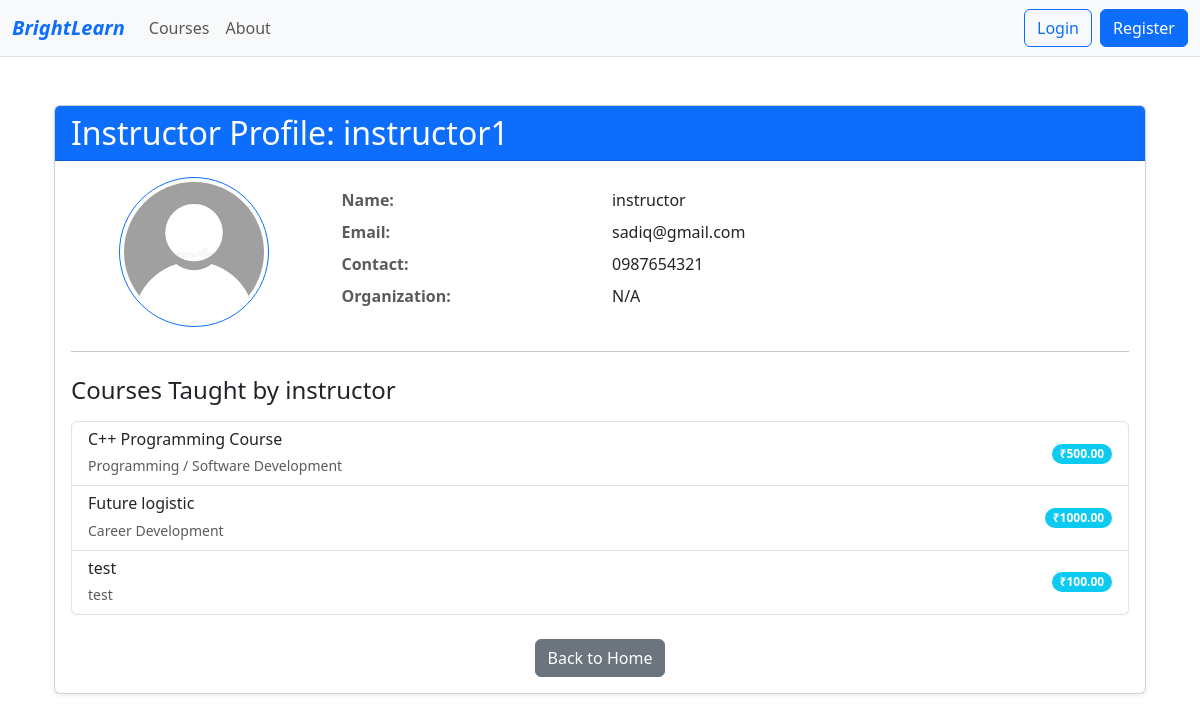
Screenshot of /accounts/instructor/2/ with the database file from the repository.
### accounts/models.py (models this page shows)
class User(AbstractUser):
    name = models.CharField(max_length=70, default='name')
    contact = models.CharField(max_length=13)
    user_type = models.CharField(
        max_length=1,
        choices=(
            ('I', "Instructor"),
            ('S', "Student"),
        ),
    )
    def get_profile_photo_url(self):
        if (
            self.user_type == 'S'
            and hasattr(self, 'studentprofile')
            and self.studentprofile.profile_photo
        ):
            return self.studentprofile.profile_photo.url
        elif (
            self.user_type == 'I'
            and hasattr(self, 'instructorprofile')
            and self.instructorprofile.profile_photo
        ):
            return self.instructorprofile.profile_photo.url
        return '/static/images/default_pfp.png'

class InstructorProfile(models.Model):
    user = models.OneToOneField(User, on_delete=models.CASCADE)
    organization_name = models.CharField(max_length=100)
    contact = models.CharField(max_length=13)
    profile_photo = models.ImageField(
        upload_to=get_profile_photo_path,
        blank=True,
        null=True,
    )

### courses/models.py (models this page shows, shortened)
class Course(models.Model):
    instructor = models.ForeignKey(User, on_delete=models.CASCADE)
    title = models.CharField(max_length=200)
    description = models.TextField()
    category = models.CharField(max_length=100)
    price = models.DecimalField(max_digits=10, decimal_places=2)
    start_date = models.DateField()
    end_date = models.DateField()
    created_at = models.DateTimeField(auto_now_add=True)
    image = models.ImageField(upload_to='course_images/', blank=True, null=True)

### accounts/views.py (the view)
# urls.py: path('instructor/<int:user_id>/', views.instructor_profile_view, name='instructor_profile'),
def instructor_profile_view(request, user_id):
    instructor = get_object_or_404(User, id=user_id, user_type='I')
    courses = Course.objects.filter(instructor=instructor)
    instructor_profile = InstructorProfile.objects.filter(user=instructor).first()
    context = {
        'instructor': instructor,
        'courses': courses,
        'instructor_profile': instructor_profile,
    }
    return render(request, 'accounts/instructor_profile.html', context)

### accounts/templates/accounts/instructor_profile.html
{% extends 'base.html' %}
{% block main %}
<div class="container mt-5">
    <div class="card shadow-sm">
        <div class="card-header bg-primary text-white">
            <h2 class="mb-0">Instructor Profile: {{ instructor.username }}</h2>
        </div>
        <div class="card-body">
            <div class="row mb-4 align-items-center">
                <div class="col-md-3 text-center">
                    <img src="{{ instructor.get_profile_photo_url }}"
                         class="rounded-circle border border-primary p-1"
                         width="150" height="150" alt="Profile Photo" style="object-fit: cover;">
                </div>
                <div class="col-md-9">
                    <div class="row mb-2">
                        <div class="col-md-4 text-muted"><strong>Name:</strong></div>
                        <div class="col-md-8">{{ instructor.name }}</div>
                    </div>
                    <div class="row mb-2">
                        <div class="col-md-4 text-muted"><strong>Email:</strong></div>
                        <div class="col-md-8">{{ instructor.email }}</div>
                    </div>
                    <div class="row mb-2">
                        <div class="col-md-4 text-muted"><strong>Contact:</strong></div>
                        <div class="col-md-8">{{ instructor.contact }}</div>
                    </div>
                    {% if instructor_profile %}
                    <div class="row mb-2">
                        <div class="col-md-4 text-muted"><strong>Organization:</strong></div>
                        <div class="col-md-8">{{ instructor_profile.organization_name|default:"N/A" }}</div>
                    </div>
                    {% endif %}
                </div>
            </div>
            <hr class="my-4">
            <h4 class="mb-3">Courses Taught by {{ instructor.name }}</h4>
            {% if courses %}
                <div class="list-group">
                    {% for course in courses %}
                        <a href="{% url 'course_detail' course.id %}" class="list-group-item list-group-item-action d-flex justify-content-between align-items-center">
                            <div>
                                <h6 class="mb-1">{{ course.title }}</h6>
                                <small class="text-muted">{{ course.category }}</small>
                            </div>
                            <span class="badge bg-info rounded-pill">₹{{ course.price }}</span>
                        </a>
                    {% endfor %}
                </div>
            {% else %}
                <p class="text-muted">This instructor has not posted any courses yet.</p>
            {% endif %}
            <div class="mt-4 text-center">
                <a href="{% url 'home' %}" class="btn btn-secondary">Back to Home</a>
            </div>
        </div>
    </div>
</div>
{% endblock main %}

### rows the page displays
User: username "instructor1", name "instructor", email "sadiq@gmail.com", contact "0987654321"
InstructorProfile: organization_name "N/A"
Course: title "C++ Programming Course", category "Programming / Software Development", price "500.00"
Course: title "Future logistic", category "Career Development", price "1000.00"
Course: title "test", category "test", price "100.00"
